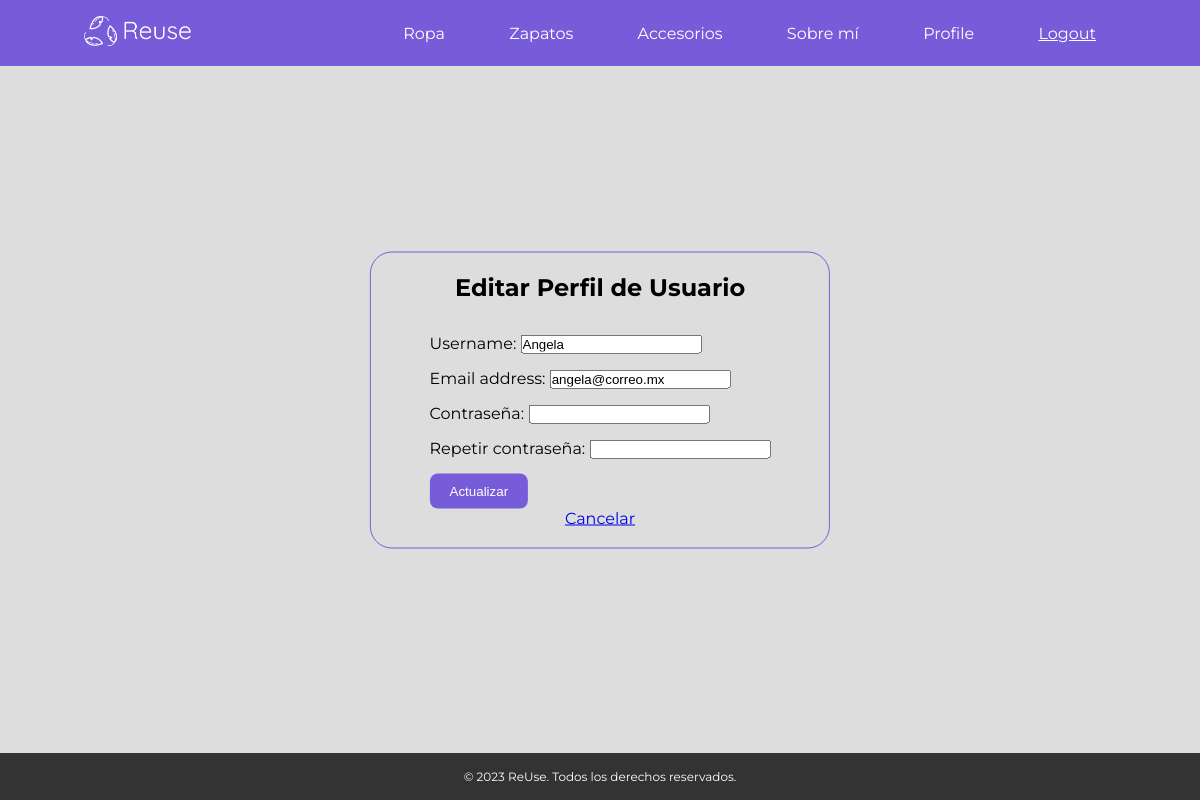
The page /accounts/edit_profile/ (signed in) on the database as committed earlier.
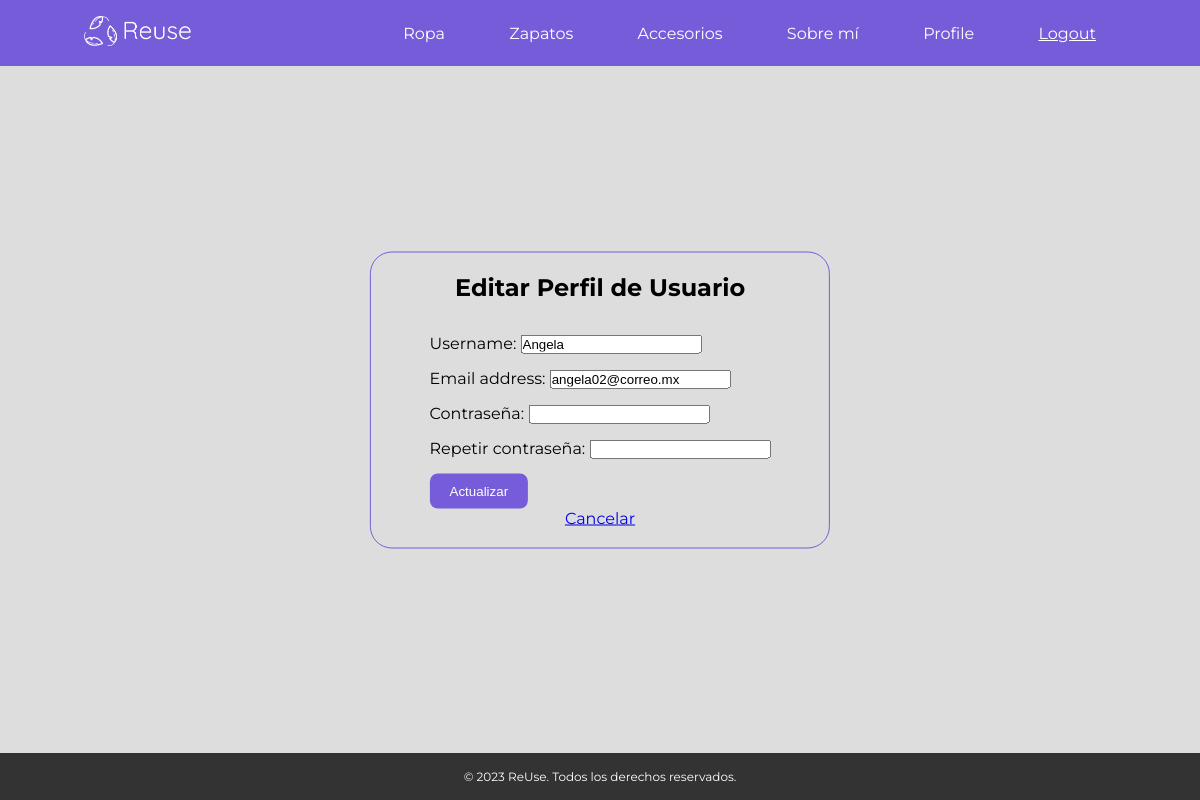
The same page on the database as committed later.
### accounts/models.py (models this page shows)
class CustomUser(AbstractBaseUser, PermissionsMixin):
    email = models.EmailField(unique=True)
    username = models.CharField(max_length=50, unique=True)
    password = models.CharField(max_length=128)  # Agregar el campo de contraseña
    is_active = models.BooleanField(default=True)
    is_staff = models.BooleanField(default=False)
    objects = CustomUserManager()
    USERNAME_FIELD = 'username'
    REQUIRED_FIELDS = ['password']

### accounts/views.py (the view)
# urls.py: path('edit_profile/', views.edit_user_profile, name='edit_profile'),
@login_required
def edit_user_profile(request):
    usuario = request.user
    if request.method == 'POST':
        form = UserEditForm(request.POST, instance=usuario)
        if form.is_valid():
            data = form.cleaned_data
            usuario.username = data["username"]
            usuario.email = data["email"]
            usuario.set_password(data["password1"])
            usuario.save()
            return render(request, "profile.html", {"mensaje": "Datos actualizados con éxito!"})
        else:
            return render(request, "edit_profile.html", {"form": form})
    else:
        form = UserEditForm(instance=usuario)
        return render(request, "edit_profile.html", {"form": form})

### accounts/forms.py (shortened to what this page needs)
class UserEditForm(UserChangeForm):
    password = forms.CharField(
        help_text="",
        widget=forms.HiddenInput(), required=False
    )
    password1 = forms.CharField(label="Contraseña", widget=forms.PasswordInput)
    password2 = forms.CharField(label="Repetir contraseña", widget=forms.PasswordInput)
    class Meta:
        model=User
        fields = ("username", "email", "password1", "password2")

### accounts/templates/edit_profile.html (shortened to what this page needs)
{% extends 'base.html' %}
{% block content %}
    <section class="contenedor">
      <div class="contenedor_formulario">
        <h2>Editar Perfil de Usuario</h2>
        <form action="{% url 'edit_profile' %}" method="post">
          <div class="form-group">
              {{ form.username.label_tag }}
              {{ form.username }}
          </div>
          <div class="form-group">
              {{ form.email.label_tag }}
              {{ form.email }}
          </div>
          <div class="form-group">
            {{ form.password1.label_tag }}
            {{ form.password1 }}
        </div>
        <div class="form-group">
            {{ form.password2.label_tag }}
            {{ form.password2 }}
        </div>
          <button class="btn btn-primary" type="submit">Actualizar</button>
      </form>
          <a href="{% url 'profile' %}">Cancelar</a>
      </div>
    </section>
{% endblock %}

Rows that differ between the two databases and show on the page:
changed CustomUser "Angela": email "angela@correo.mx" → "angela02@correo.mx"
